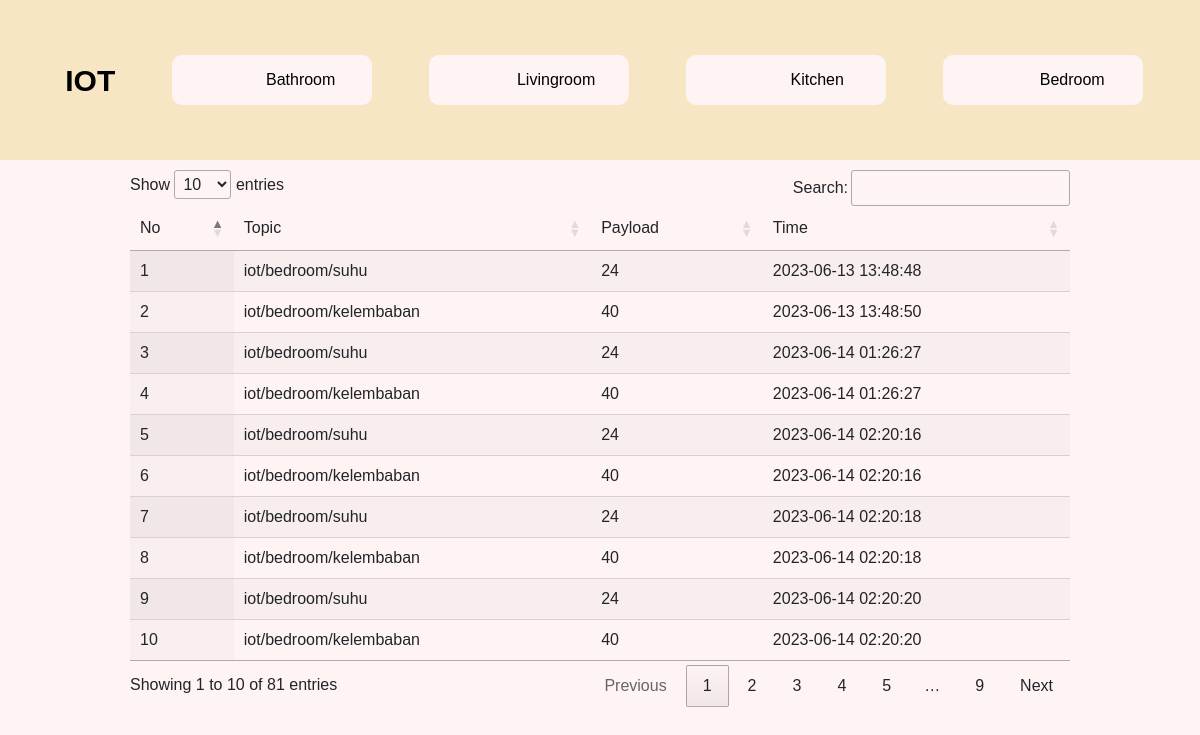
The page /website/bed.php on the database its author committed.
### tables this page shows
CREATE TABLE `dataiot` (
  `id` int(11) NOT NULL,
  `topic` text NOT NULL,
  `payload` text NOT NULL,
  `time` datetime NOT NULL DEFAULT current_timestamp()
);

### website/bed.php (the view, shortened to what this page needs)
<!DOCTYPE html>
<html lang="en">
<head>
    <link href="https://cdn.jsdelivr.net/npm/bootstrap@5.1.3/dist/css/bootstrap.min.css" rel="stylesheet"
>
    <link rel="stylesheet" href="style.css">
    <link rel="stylesheet" href="https://cdn.datatables.net/1.13.4/css/jquery.dataTables.min.css">
</head>
<body>
    <div class="container-atas">
        <a href="index.php">
            <div class="logo" style="font-weight: bold; font-size: 30px;">
            IOT
        </div>
        </a>
       <a href="bath.php">
            <div class="sidebar">
            Bathroom
        </div>
       </a>
       <a href="living.php">
            <div class="sidebar">
            Livingroom
        </div>
       </a>
       <a href="kitchen.php">
            <div class="sidebar">
            Kitchen
        </div>
       </a>
        <a href= "bed.php">
            <div class="sidebar" >
            Bedroom
        </div>
        </a>
    </div>
    <div class="content">
        <table id="example" class="display" style="width:100%">
            <thead>
                <tr>
                    <td>No</td>
                    <td>Topic</td>
                    <td>Payload</td>
                    <td>Time</td>
                </tr>
            </thead>
            <?php
            include "data.php";
            $no = 1;
            $query = mysqli_query($con, 'SELECT * FROM `dataiot` WHERE `topic` = "iot/bedroom/kelembaban" OR `topic`= "iot/bedroom/suhu";');
            while ($data = mysqli_fetch_array($query)) {
            ?>
                <tr>
                    <td><?php echo $no++ ?></td>
                    <td><?php echo $data['topic'] ?></td>
                    <td><?php echo $data['payload'] ?></td>
                    <td><?php echo $data['time'] ?></td>
                </tr>
            <?php } ?>
    </div>
</body>
</html>

### website/style.css (style rules this page uses)
*,html { padding: 0; margin: 0; font-family: sans-serif; box-sizing: border-box; }
a { text-decoration: none; color:black ; }
body { background-color: #FFF4F4; display: flex; flex-direction: column; align-items: center; }
.container-atas { display: flex; align-items: center; flex-direction: row; justify-content: space-evenly; height: 20vh; width: 100%; background-color: #F7E6C4; }
.sidebar { display: flex; justify-content: space-evenly; align-items: center; cursor: pointer; border-radius: 10px; padding: 10px; height: 50px; width: 200px; background-color: #FFF4F4; }
.content { padding: 10px; width: 80%; height: 100vh; }

### rows shown on the page
dataiot: topic "iot/bedroom/suhu", payload "24", time "2023-06-13 13:48:48"
dataiot: topic "iot/bedroom/kelembaban", payload "40", time "2023-06-13 13:48:50"
dataiot: topic "iot/bedroom/suhu", payload "24", time "2023-06-14 01:26:27"
dataiot: topic "iot/bedroom/kelembaban", payload "40", time "2023-06-14 01:26:27"
dataiot: topic "iot/bedroom/suhu", payload "24", time "2023-06-14 02:20:16"
dataiot: topic "iot/bedroom/kelembaban", payload "40", time "2023-06-14 02:20:16"
dataiot: topic "iot/bedroom/suhu", payload "24", time "2023-06-14 02:20:18"
dataiot: topic "iot/bedroom/kelembaban", payload "40", time "2023-06-14 02:20:18"
dataiot: topic "iot/bedroom/suhu", payload "24", time "2023-06-14 02:20:20"
dataiot: topic "iot/bedroom/kelembaban", payload "40", time "2023-06-14 02:20:20"
